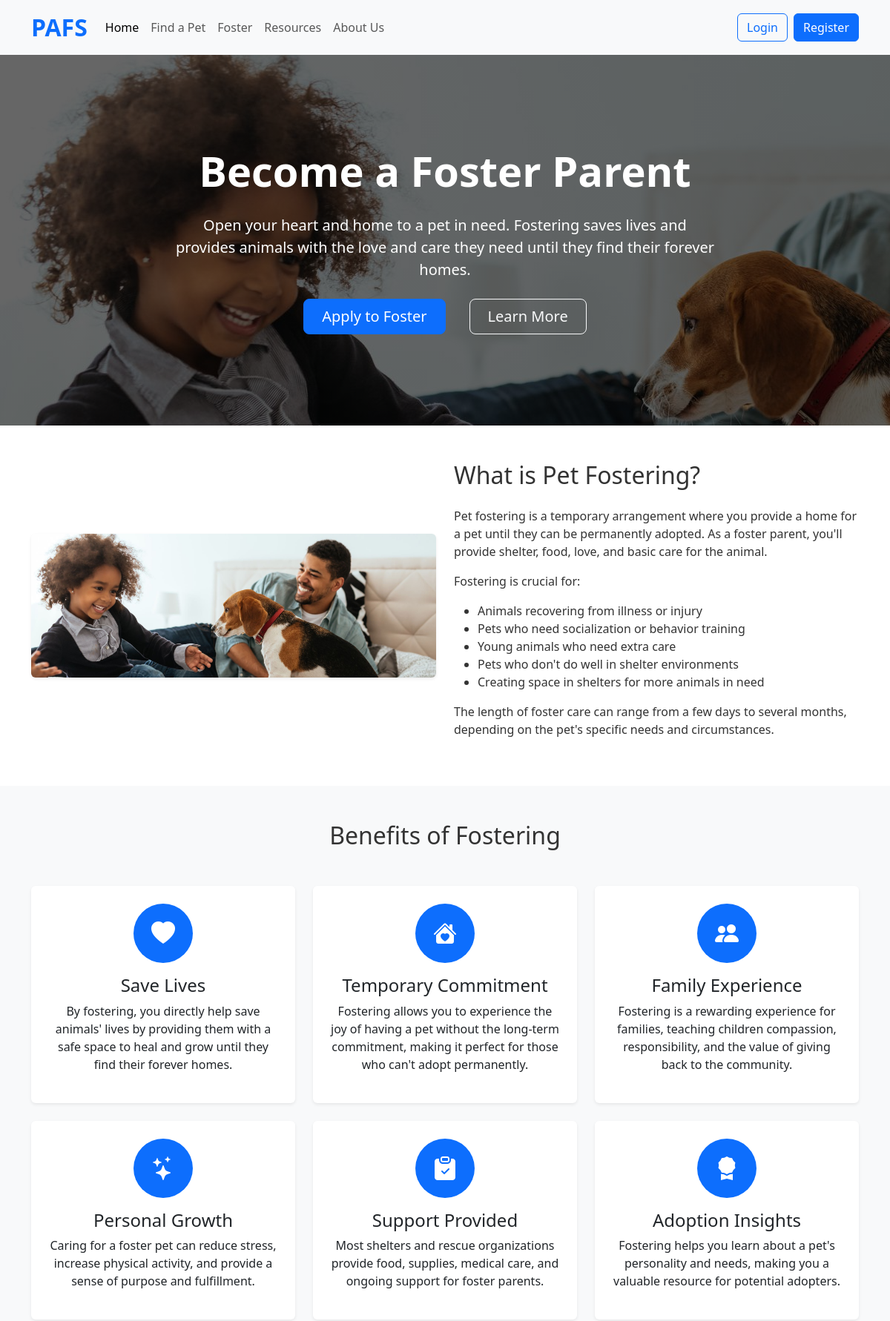
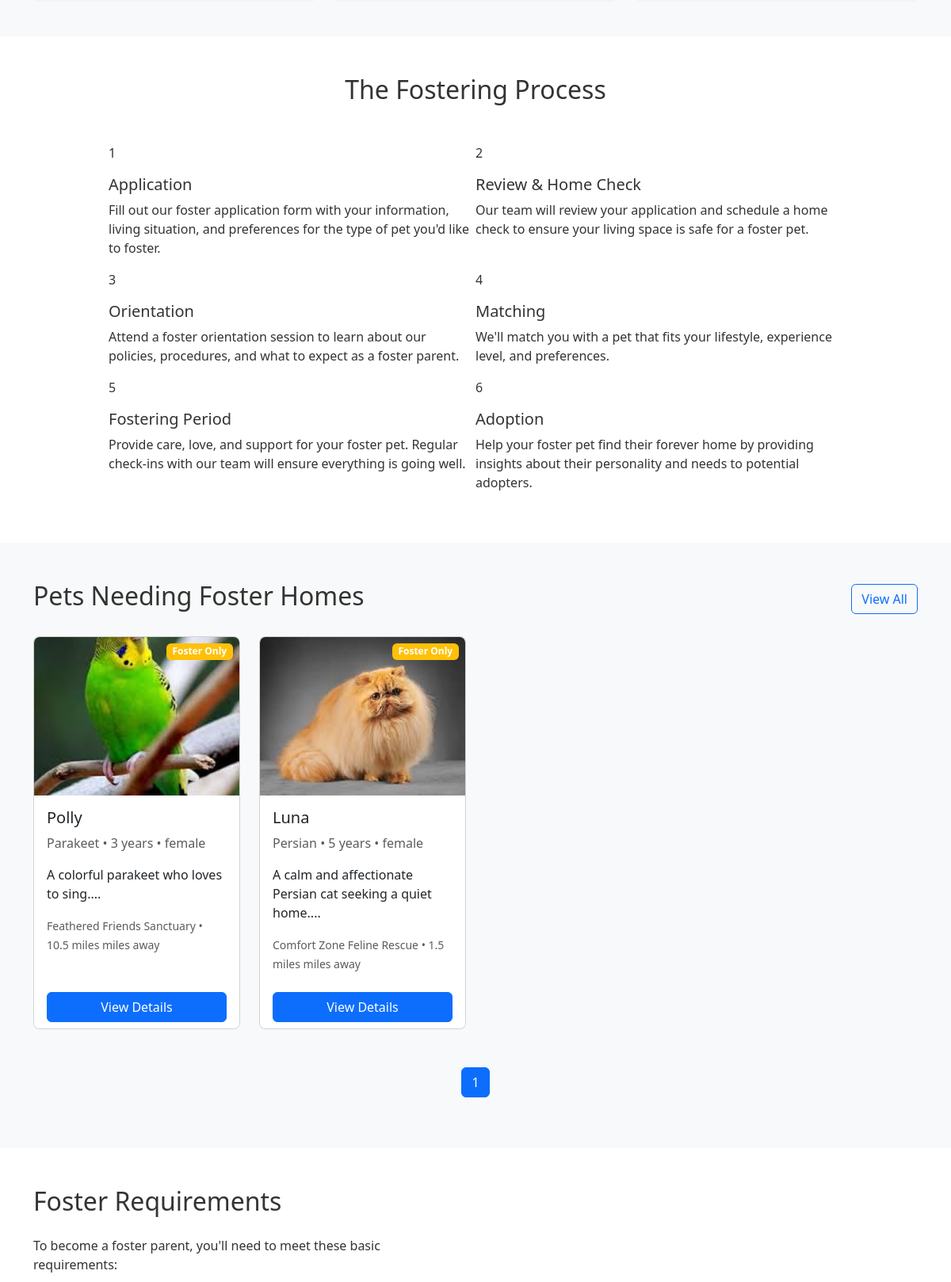
The app's page /foster.php (upper part) with its own data (2 pictures, top to bottom).
### tables this page shows
CREATE TABLE `pets` (
  `pet_id` int(11) UNSIGNED NOT NULL,
  `name` varchar(100) NOT NULL,
  `pet_type` varchar(50) NOT NULL,
  `breed` varchar(100) DEFAULT NULL,
  `age` varchar(20) DEFAULT NULL,
  `size` varchar(20) DEFAULT NULL,
  `gender` varchar(10) DEFAULT NULL,
  `location` varchar(100) DEFAULT NULL,
  `status` enum('adoptable','foster') NOT NULL DEFAULT 'adoptable',
  `description` text DEFAULT NULL,
  `image_url` varchar(255) DEFAULT NULL,
  `shelter_name` varchar(100) DEFAULT NULL,
  `distance` varchar(50) DEFAULT NULL
);

### foster.php (the view, shortened to what this page needs)
<!DOCTYPE html>
<html lang="en">
<head>
    <link href="https://cdn.jsdelivr.net/npm/bootstrap@5.3.0/dist/css/bootstrap.min.css" rel="stylesheet">
    <link rel="stylesheet" href="https://cdn.jsdelivr.net/npm/bootstrap-icons@1.11.0/font/bootstrap-icons.css">
    <link rel="stylesheet" href="styles.css">
</head>
<body>
    <?php
        include('navbar.php');
    ?>
    <header class="hero-section text-white text-center" style="background: linear-gradient(rgba(0, 0, 0, 0.6), rgba(0, 0, 0, 0.6)), url('/image/parent.jpg');">
        <div class="container py-5">
            <div class="row py-5">
                <div class="col-lg-8 mx-auto">
                    <h1 class="display-4 fw-bold mb-4">Become a Foster Parent</h1>
                    <p class="lead mb-4">Open your heart and home to a pet in need. Fostering saves lives and provides animals with the love and care they need until they find their forever homes.</p>
                    <div class="d-grid gap-3 d-sm-flex justify-content-sm-center">
                        <a href="foster-application.php" class="btn btn-primary btn-lg px-4 me-sm-3">Apply to Foster</a>
                        <a href="#foster-faq" class="btn btn-outline-light btn-lg px-4">Learn More</a>
                    </div>
                </div>
            </div>
        </div>
    </header>
    <section class="py-5">
        <div class="container">
            <div class="row align-items-center">
                <div class="col-lg-6 mb-4 mb-lg-0">
                    <img src="/image/parent.jpg" alt="Person fostering a dog" class="img-fluid rounded shadow-sm">
                </div>
                <div class="col-lg-6">
                    <h2 class="mb-4">What is Pet Fostering?</h2>
                    <p>Pet fostering is a temporary arrangement where you provide a home for a pet until they can be permanently adopted. As a foster parent, you'll provide shelter, food, love, and basic care for the animal.</p>
                    <p>Fostering is crucial for:</p>
                    <ul>
                        <li>Animals recovering from illness or injury</li>
                        <li>Pets who need socialization or behavior training</li>
                        <li>Young animals who need extra care</li>
                        <li>Pets who don't do well in shelter environments</li>
                        <li>Creating space in shelters for more animals in need</li>
                    </ul>
                    <p>The length of foster care can range from a few days to several months, depending on the pet's specific needs and circumstances.</p>
                </div>
            </div>
        </div>
    </section>
    <section class="py-5 bg-light">
        <div class="container">
            <h2 class="text-center mb-5">Benefits of Fostering</h2>
            <div class="row g-4">
                <div class="col-md-4">
                    <div class="card h-100 border-0 shadow-sm">
                        <div class="card-body text-center p-4">
                            <div class="icon-circle bg-primary text-white mb-3">
                                <i class="bi bi-heart-fill fs-2"></i>
                            </div>
                            <h4>Save Lives</h4>
                            <p>By fostering, you directly help save animals' lives by providing them with a safe space to heal and grow until they find their forever homes.</p>
                        </div>
                    </div>
                </div>
                <div class="col-md-4">
                    <div class="card h-100 border-0 shadow-sm">
                        <div class="card-body text-center p-4">
                            <div class="icon-circle bg-primary text-white mb-3">
                                <i class="bi bi-house-heart-fill fs-2"></i>
                            </div>
                            <h4>Temporary Commitment</h4>
                            <p>Fostering allows you to experience the joy of having a pet without the long-term commitment, making it perfect for those who can't adopt permanently.</p>
                        </div>
                    </div>
                </div>
                <div class="col-md-4">
                    <div class="card h-100 border-0 shadow-sm">
                        <div class="card-body text-center p-4">
                            <div class="icon-circle bg-primary text-white mb-3">
                                <i class="bi bi-people-fill fs-2"></i>
                            </div>
                            <h4>Family Experience</h4>
                            <p>Fostering is a rewarding experience for families, teaching children compassion, responsibility, and the value of giving back to the community.</p>
                        </div>
                    </div>
                </div>
                <div class="col-md-4">
                    <div class="card h-100 border-0 shadow-sm">
                        <div class="card-body text-center p-4">
                            <div class="icon-circle bg-primary text-white mb-3">
                                <i class="bi bi-stars fs-2"></i>
                            </div>
                            <h4>Personal Growth</h4>
                            <p>Caring for a foster pet can reduce stress, increase physical activity, and provide a sense of purpose and fulfillment.</p>
                        </div>
                    </div>
                </div>
                <div class="col-md-4">
                    <div class="card h-100 border-0 shadow-sm">
                        <div class="card-body text-center p-4">
                            <div class="icon-circle bg-primary text-white mb-3">
                                <i class="bi bi-clipboard-check-fill fs-2"></i>
                            </div>
                            <h4>Support Provided</h4>
                            <p>Most shelters and rescue organizations provide food, supplies, medical care, and ongoing support for foster parents.</p>
                        </div>
                    </div>
                </div>
                <div class="col-md-4">
                    <div class="card h-100 border-0 shadow-sm">
                        <div class="card-body text-center p-4">
                            <div class="icon-circle bg-primary text-white mb-3">
                                <i class="bi bi-award-fill fs-2"></i>
                            </div>
                            <h4>Adoption Insights</h4>
                            <p>Fostering helps you learn about a pet's personality and needs, making you a valuable resource for potential adopters.</p>
                        </div>
                    </div>
                </div>
            </div>
        </div>
    </section>
    <section class="py-5">
        <div class="container">
            <h2 class="text-center mb-5">The Fostering Process</h2>
            <div class="row">
                <div class="col-lg-10 mx-auto">
                    <div class="timeline">
                        <div class="row g-0">
                            <div class="col-md-6">
                                <div class="timeline-step">
                                    <div class="timeline-content">
                                        <div class="inner-circle">1</div>
                                        <h5 class="mt-3">Application</h5>
                                        <p>Fill out our foster application form with your information, living situation, and preferences for the type of pet you'd like to foster.</p>
                                    </div>
                                </div>
                            </div>
                            <div class="col-md-6">
                                <div class="timeline-step">
                                    <div class="timeline-content">
                                        <div class="inner-circle">2</div>
                                        <h5 class="mt-3">Review & Home Check</h5>
                                        <p>Our team will review your application and schedule a home check to ensure your living space is safe for a foster pet.</p>
                                    </div>
                                </div>
                            </div>
                        </div>
                        <div class="row g-0">
                            <div class="col-md-6">
                                <div class="timeline-step">
                                    <div class="timeline-content">
                                        <div class="inner-circle">3</div>
                                        <h5 class="mt-3">Orientation</h5>
                                        <p>Attend a foster orientation session to learn about our policies, procedures, and what to expect as a foster parent.</p>
                                    </div>
                                </div>
                            </div>
                            <div class="col-md-6">
                                <div class="timeline-step">
                                    <div class="timeline-content">
                                        <div class="inner-circle">4</div>
                                        <h5 class="mt-3">Matching</h5>
                                        <p>We'll match you with a pet that fits your lifestyle, experience level, and preferences.</p>
                                    </div>
                                </div>
                            </div>
                        </div>
                        <div class="row g-0">
                            <div class="col-md-6">
                                <div class="timeline-step">
                                    <div class="timeline-content">
                                        <div class="inner-circle">5</div>
                                        <h5 class="mt-3">Fostering Period</h5>
                                        <p>Provide care, love, and support for your foster pet. Regular check-ins with our team will ensure everything is going well.</p>
                                    </div>
                                </div>
                            </div>
                            <div class="col-md-6">
                                <div class="timeline-step">
                                    <div class="timeline-content">
                                        <div class="inner-circle">6</div>
                                        <h5 class="mt-3">Adoption</h5>
                                        <p>Help your foster pet find their forever home by providing insights about their personality and needs to potential adopters.</p>
                                    </div>
                                </div>
                            </div>
                        </div>
                    </div>
                </div>
            </div>
        </div>
    </section>
    <?php
    $servername = "localhost";
    $username = "root";
    $password = "";
    $dbname = "pet_adoption";
    $petsPerPage = 4;
    $page = isset($_GET['page']) ? intval($_GET['page']) : 1;
    $startIndex = ($page - 1) * $petsPerPage;
    try {
        $conn = new PDO("mysql:host=$servername;dbname=$dbname", $username, $password);
        $conn->setAttribute(PDO::ATTR_ERRMODE, PDO::ERRMODE_EXCEPTION);
        $stmt = $conn->prepare("SELECT * FROM pets WHERE status = 'foster' LIMIT :start, :limit");
        $stmt->bindParam(':start', $startIndex, PDO::PARAM_INT);
        $stmt->bindParam(':limit', $petsPerPage, PDO::PARAM_INT);
        $stmt->execute();
        $fosterPets = $stmt->fetchAll(PDO::FETCH_ASSOC);
        $countStmt = $conn->prepare("SELECT COUNT(*) FROM pets WHERE status = 'foster'");
        $countStmt->execute();
        $totalFosterPets = $countStmt->fetchColumn();
        $totalPages = ceil($totalFosterPets / $petsPerPage);
        echo '<section class="py-5 bg-light">';
        echo '    <div class="container">';
        echo '        <div class="d-flex justify-content-between align-items-center mb-4">';
        echo '            <h2>Pets Needing Foster Homes</h2>';
        echo '            <a href="pets.html?status=foster" class="btn btn-outline-primary">View All</a>';
        echo '        </div>';
        echo '        <div class="row">';
        if (!empty($fosterPets)) {
            foreach ($fosterPets as $pet) {
                echo '            <div class="col-md-6 col-lg-3 mb-4">';
                echo '                <div class="card h-100 pet-card">';
                echo '                    <div class="position-relative">';
                echo '                        <img src="' . htmlspecialchars($pet['image_url']) . '" class="card-img-top" alt="' . htmlspecialchars($pet['name']) . '">';
                echo '                        <span class="badge bg-warning position-absolute top-0 end-0 m-2">Foster Only</span>';
                echo '                    </div>';
                echo '                    <div class="card-body">';
                echo '                        <h5 class="card-title">' . htmlspecialchars($pet['name']) . '</h5>';
                echo '                        <p class="card-text text-muted">' . htmlspecialchars($pet['breed']) . ' • ' . htmlspecialchars($pet['age']) . ' • ' . htmlspecialchars($pet['gender']) . '</p>';
                echo '                        <p class="card-text">' . htmlspecialchars(substr($pet['description'], 0, 100)) . '...</p>';
                echo '                        <p class="mb-0"><small class="text-muted">' . htmlspecialchars($pet['shelter_name']) . ' • ' . htmlspecialchars($pet['distance']) . ' miles away</small></p>';
                echo '                    </div>';
                echo '                    <div class="card-footer bg-white border-top-0">';
                echo '                        <a href="pet-details.php?id=' . htmlspecialchars($pet['pet_id']) . '" class="btn btn-primary w-100">View Details</a>';
                echo '                    </div>';
                echo '                </div>';
                echo '            </div>';
            }
        } else {
            echo '            <div class="col-12"><p>No pets currently available for foster.</p></div>';
        }
        echo '        </div>';
        echo '    </div>';
        echo '    <nav aria-label="Foster Pets Pagination">';
        echo '        <ul class="pagination justify-content-center mt-4">';
        for ($i = 1; $i <= $totalPages; $i++) {
            $activeClass = ($i === $page) ? ' active' : '';
            echo '            <li class="page-item' . $activeClass . '"><a class="page-link" href="?page=' . $i . '">' . $i . '</a></li>';
        }
        echo '        </ul>';
        echo '    </nav>';
        echo '</section>';
    } catch(PDOException $e) {
        echo "Connection failed: " . $e->getMessage();
    }
    ?>
    <section class="py-5">
        <div class="container">
            <div class="row align-items-center">
                <div class="col-lg-6 order-lg-1">
                    <h2 class="mb-4">Foster Requirements</h2>
                    <p>To become a foster parent, you'll need to meet these basic requirements:</p>
                </div>
            </div>
        </div>
    </section>
</body>
</html>

### styles.css (style rules this page uses)
:root { --primary-color: #4e54c8; --secondary-color: #8f94fb; --success-color: #28a745; --warning-color: #ffc107; --danger-color: #dc3545; --light-color: #f8f9fa; --dark-color: #343a40; }
body { font-family: 'Segoe UI', Tahoma, Geneva, Verdana, sans-serif; color: #333; }
.hero-section { background: linear-gradient(rgba(0, 0, 0, 0.6), rgba(0, 0, 0, 0.6)), url('/image/imj.jpg'); background-size: cover; background-position: center; min-height: 500px; display: flex; align-items: center; }
.pet-card { transition: transform 0.3s ease, box-shadow 0.3s ease; border-radius: 0.5rem; overflow: hidden; }
.pet-card img { height: 200px; object-fit: cover; }
.icon-circle { width: 80px; height: 80px; border-radius: 50%; display: flex; align-items: center; justify-content: center; margin: 0 auto; }

### records on screen
pets: image_url (picture), name "Polly", breed "Parakeet", age "3 years", gender "female", description "A colorful parakeet who loves to sing.", shelter_name "Feathered Friends Sanctuary", distance "10.5 miles"
pets: image_url (picture), name "Luna", breed "Persian", age "5 years", gender "female", description "A calm and affectionate Persian cat seeking a quiet home.", shelter_name "Comfort Zone Feline Rescue", distance "1.5 miles"
